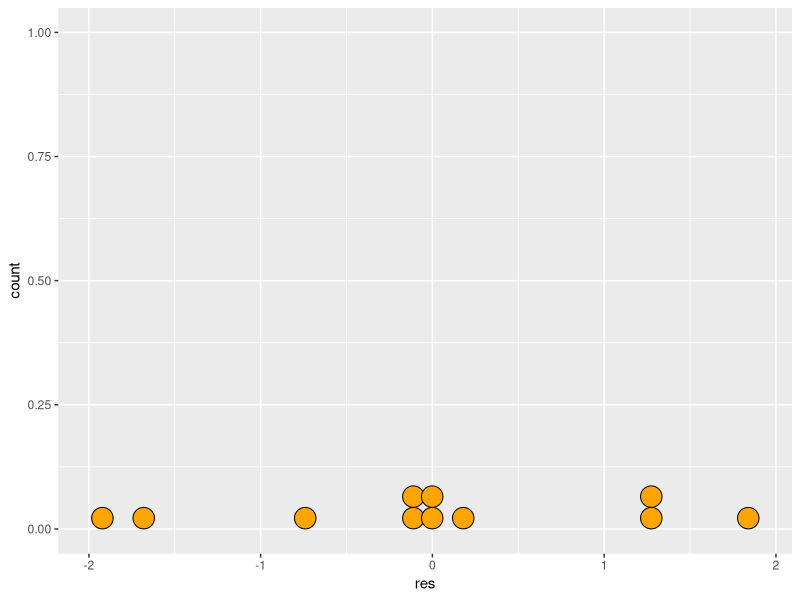
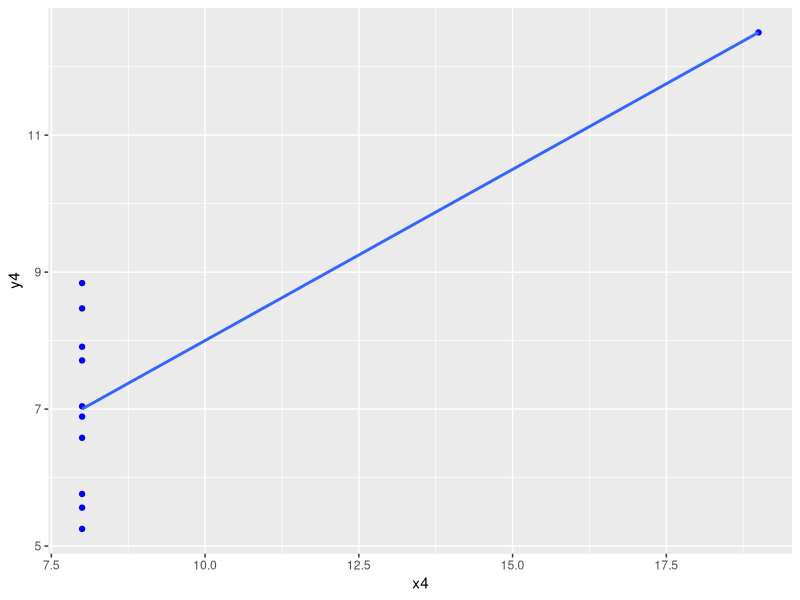

Write R code to recreate these figures, in order.
library(dplyr)
library(ggplot2)

anscombe
str(anscombe)
summary(anscombe)

cor.test(anscombe$x1, anscombe$y1)
cor.test(anscombe$x2, anscombe$y2)
cor.test(anscombe$x3, anscombe$y3)

pred_model = lm(y1 ~ x1, data=anscombe)
summary(pred_model)
anscombe$y1 - pred_model$fitted.values
res <- pred_model$residuals

ggplot(anscombe, aes(x=res)) +
  geom_dotplot(fill="orange")

ggplot(anscombe, aes(x=x4, y=y4)) +
  geom_point(col="blue") +
  geom_smooth(method = "lm", se=FALSE)
